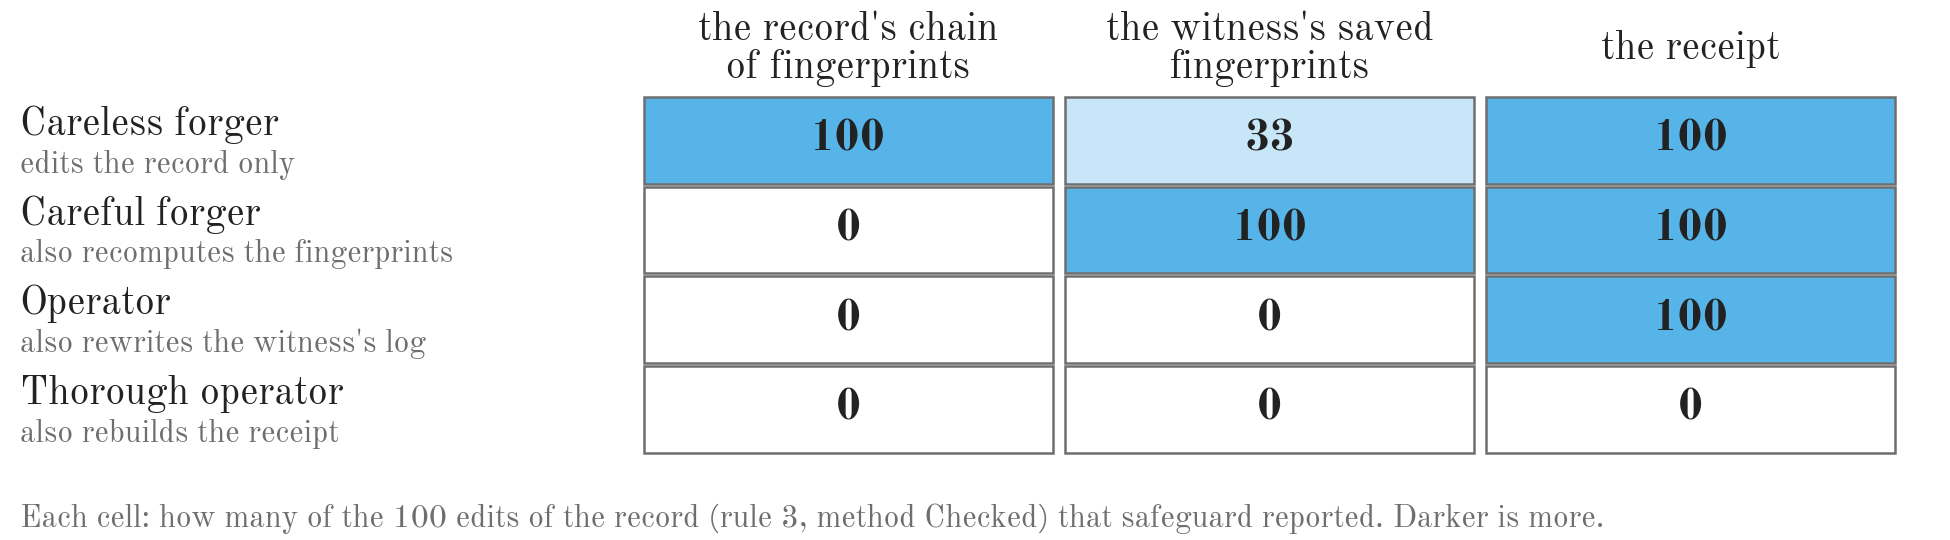

Reproduce this figure in Python.
"""Figure C2: the witness test. For each of four forgers, how many of the 100 edited records each
safeguard reported (units_with_a_problem_of_part in ablation/out/results.json, table -> forger ->
chain_with_witness; the thorough operator from ablation/out/results_forger4.json, flagged 0 by the
full check, hence no part reports a problem).
The script stops if a count differs from the recount: careless 100/33/100, careful 0/100/100,
operator 0/0/100, thorough operator 0/0/0.
"""
import json
import os
import sys

import style
from matplotlib.patches import Rectangle
import matplotlib.pyplot as plt

style.apply()
ABL = os.path.join(style.HERE, "..", "..", "ablation", "out")
r1 = json.load(open(os.path.join(ABL, "results.json")))
r4 = json.load(open(os.path.join(ABL, "results_forger4.json")))
PARTS = ["chain", "witness", "receipt"]
FORGERS = ["careless", "careful", "operator"]
GRID = {}
for f in FORGERS:
    up = r1["table"][f]["chain_with_witness"]["units_with_a_problem_of_part"]
    GRID[f] = [up.get(p, 0) for p in PARTS]
f4 = r4["forger4_operator_and_receipt"]["chain_with_witness"]
if r1["units_planted"] != 100 or r4["units_planted"] != 100 or f4["flagged"] != 100 - f4["missed"] or f4["flagged"] != 0:
    sys.exit("forger 4 is not 0 flagged of 100")
if f4["problem_kinds"]:
    sys.exit("forger 4 has problems")
GRID["thorough"] = [0, 0, 0]
WANT = {"careless": [100, 33, 100], "careful": [0, 100, 100], "operator": [0, 0, 100], "thorough": [0, 0, 0]}
if GRID != WANT:
    sys.exit(f"counts differ from the recount: {GRID}")

ROWS = [("careless", "Careless forger", "edits the record only"),
        ("careful", "Careful forger", "also recomputes the fingerprints"),
        ("operator", "Operator", "also rewrites the witness's log"),
        ("thorough", "Thorough operator", "also rebuilds the receipt")]
COLS = ["the record's chain\nof fingerprints", "the witness's saved\nfingerprints", "the receipt"]

fig = plt.figure(figsize=(style.WIDTH_IN, 1.8))
X0, CW, CH = 0.33, 0.21, 0.16
Y0 = 0.82
for j, c in enumerate(COLS):
    fig.text(X0 + j * (CW + 0.006) + CW / 2, 0.91, c, ha="center", va="center", fontsize=style.HEAD, linespacing=1.0)
for i, (key, name, how) in enumerate(ROWS):
    y = Y0 - (i + 1) * (CH + 0.006) + 0.006
    fig.text(0.01, y + CH * 0.68, name, ha="left", va="center", fontsize=style.HEAD)
    fig.text(0.01, y + CH * 0.22, how, ha="left", va="center", fontsize=style.NOTE, color=style.GREY)
    for j, n in enumerate(GRID[key]):
        x = X0 + j * (CW + 0.006)
        a = n / 100
        import matplotlib.colors as mc
        base = mc.to_rgb(style.FLAGGED)
        face = tuple(1 - a * (1 - b) for b in base)
        fig.patches.append(Rectangle((x, y), CW, CH, transform=fig.transFigure, facecolor=face,
                                     edgecolor=style.GREY, linewidth=0.6))
        lum = 0.299 * face[0] + 0.587 * face[1] + 0.114 * face[2]
        fig.text(x + CW / 2, y + CH / 2, str(n), ha="center", va="center", fontsize=style.EMPH,
                 fontweight="bold", color="white" if lum < 0.5 else style.INK)
fig.text(0.01, 0.04, "Each cell: how many of the 100 edits of the record (rule 3, method Checked) that safeguard reported. Darker is more.",
         ha="left", va="center", fontsize=style.NOTE, color=style.GREY)
style.save(fig, "figC2_witness_test")
